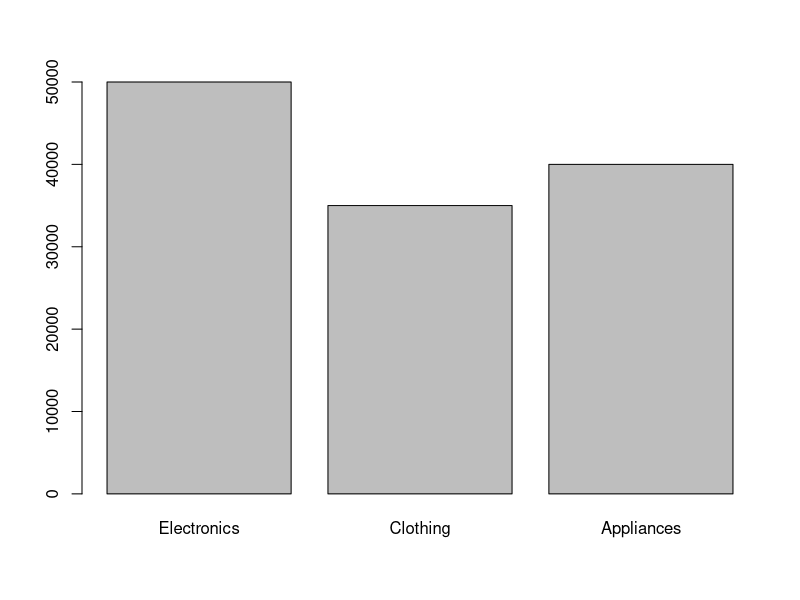
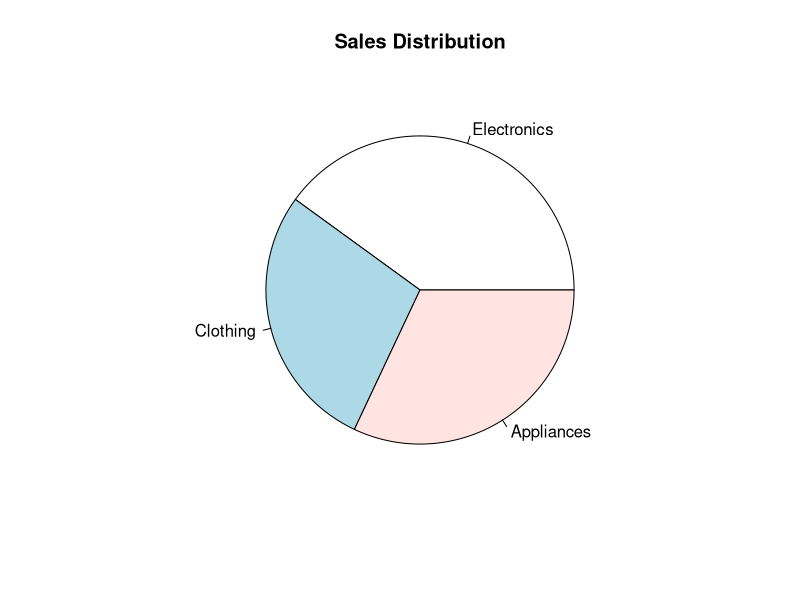
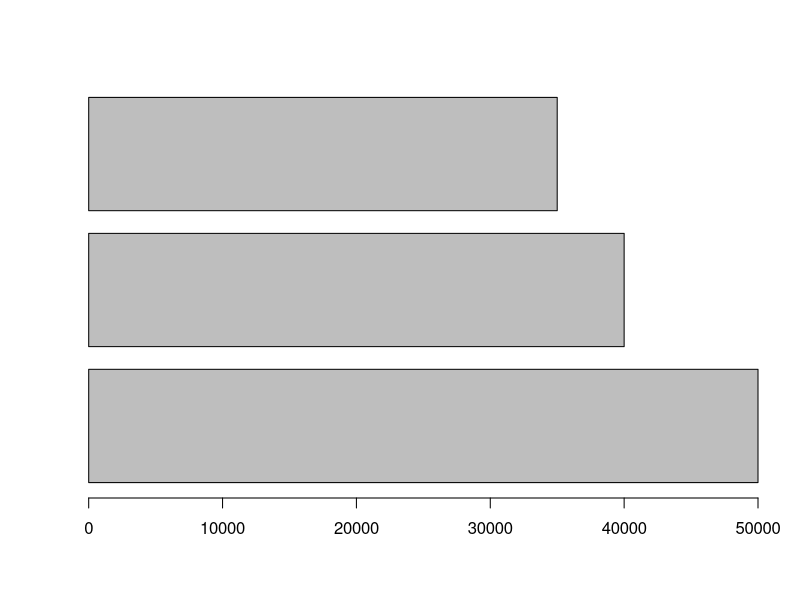

Recreate these plots in R, in order.
category<-c("Electronics","Clothing","Appliances")
sales<-c(50000,35000,40000)
barplot(sales,names.arg=category)

pie(sales,labels=category,
    main="Sales Distribution")

funnel<-sort(sales,decreasing=TRUE)
barplot(funnel,horiz=TRUE)

data.frame(category,sales)
